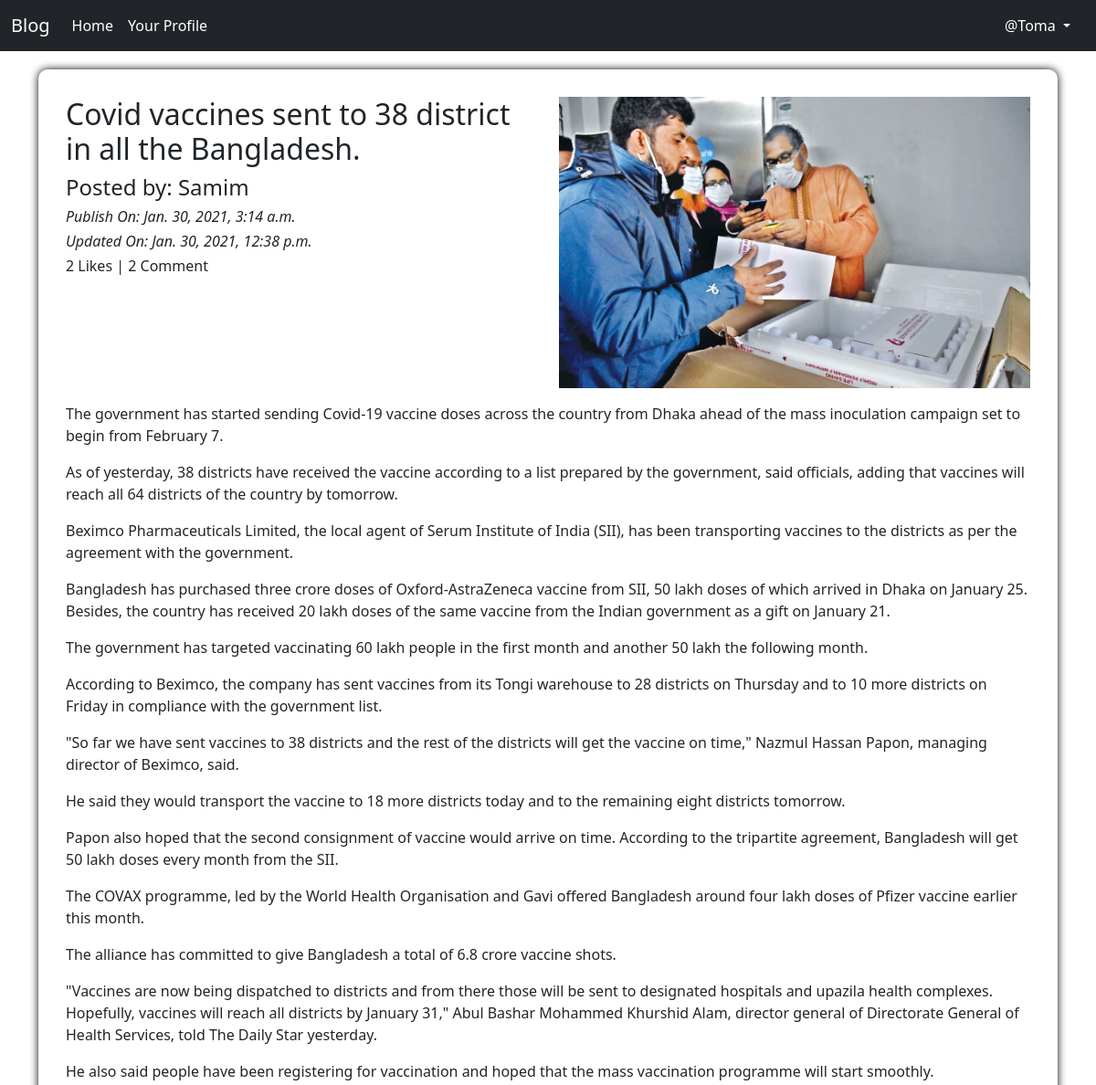
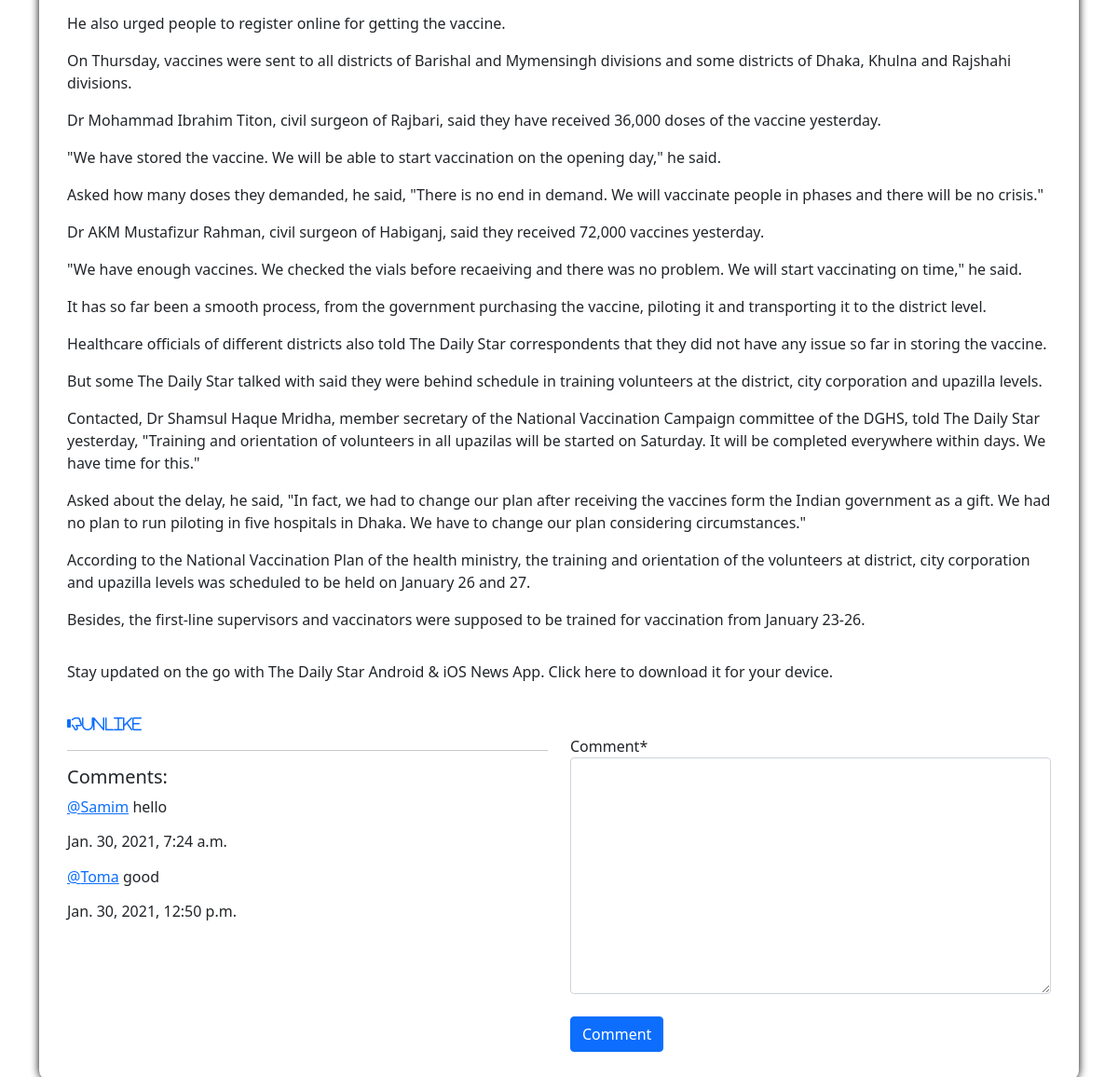
The app's page /blog/details/covid-vaccines-sent-to-38-district-in-all-the-bangladesh-712f6f01-0740-4342-9fb4-bf5842cb6578 (signed in) with its own data (2 pictures, top to bottom).
### App_Blog/models.py (models this page shows, shortened)
class Blog(models.Model):
    author = models.ForeignKey(User, on_delete=models.CASCADE, related_name='post_author')
    blog_title = models.CharField(max_length=200, verbose_name="put a title")
    slug = models.SlugField(max_length=265, unique=True)
    blog_content = models.TextField(verbose_name="what in your mind")
    blog_image = models.ImageField(upload_to='blog_images', verbose_name="Image")
    publish_date = models.DateTimeField(auto_now_add=True)
    update_date = models.DateTimeField(auto_now=True)
    class Meta:
        ordering = ('-publish_date',)

class Comment(models.Model):
    blog = models.ForeignKey(Blog, on_delete=models.CASCADE, related_name='blog_comment')
    user = models.ForeignKey(User, on_delete=models.CASCADE, related_name='user_comment')
    comment = models.TextField(null=True)
    comment_date = models.DateTimeField(auto_now_add=True)
    class Meta:
        ordering = ('-comment',)

### App_Blog/views.py (the view, shortened to what this page needs)
# urls.py: path('details/<slug:slug>', views.blog_details, name='blog_details'),
@login_required
def blog_details(request, slug):
    blog = Blog.objects.get(slug=slug)
    comment_form = CommentForm()
    already_liked = Likes.objects.filter(blog=blog, user=request.user)
    if already_liked:
        liked = True
    else:
        liked = False
    return render(request, 'App_Blog/blog_details.html', context={'blog':blog, 'comment_form':comment_form, 'liked':liked})

### App_Blog/forms.py
class CommentForm(forms.ModelForm):
    class Meta:
        model = Comment
        fields = ('comment',)

### templates/App_Blog/blog_details.html (shortened to what this page needs)
{% extends 'base.html' %}
{% load static %}
{% load crispy_forms_tags %}
{% block content %}
<div class="main-content">
    <div class="row">
        <div class="col-sm-6">
            <h2>{{blog.blog_title}}</h2>
            <h4>Posted by: {{blog.author}}</h4>
            <i><h6>Publish On: {{blog.publish_date}}</h6></i>
            <i><h6>Updated On: {{blog.update_date}}</h6></i>
            <h6>{{blog.liked_blog.count}} Likes | {{blog.blog_comment.count}} Comment</h6>
        </div>
        <div class="col-sm-6">
            <img src="/media/{{blog.blog_image}}" width="100%">
        </div>
        <p>
            {{blog.blog_content|linebreaks}}
        </p>
        {% if not liked %}
        <a href="{% url 'App_Blog:liked_post' pk=blog.pk %}">
            <i class="fa fa-thumbs-o-up" aria-hidden="true">Like</i>
        </a>
        {% else %}
        <a href="{% url 'App_Blog:dislike_post' pk=blog.pk %}">
            <i class="fa fa-thumbs-o-down" aria-hidden="true">Unlike</i>
        </a>
        {% endif %}
    </div>
    <div class="row">
        <div class="col-sm-6">
            <hr>
            <h5>Comments:</h5>
            {% for comment in blog.blog_comment.all %}
                <p><a href="#">@{{comment.user}}</a> {{comment.comment}}<br> <h6>{{comment.comment_date}}</h6> </p>
            {% endfor %}
        </div>
        <div class="col-sm-6">
            <form method="POST">
                {{comment_form|crispy}}
                <br>
                <button type="submit" name="submit" class="btn btn-primary">Comment</button>
            </form>
        </div>
    </div>
</div>
{% endblock %}

### templates/base.html (shortened to what this page needs)
<!doctype html>
{% load static %}
<html lang="en">
  <head>
    <link href="https://cdn.jsdelivr.net/npm/bootstrap@5.0.0-beta1/dist/css/bootstrap.min.css" rel="stylesheet">
    <link rel="stylesheet" href="{% static 'CSS/style.css' %}" type="text/css">
    <link rel="stylesheet" href="https://cdnjs.cloudflare.com/ajax/libs/font-awesome/4.7.0/css/font-awesome.min.css">
  </head>
  <body>
    <nav class="navbar navbar-expand-lg navbar-dark bg-dark">
        <div class="container-fluid">
          <a class="navbar-brand" href="#">Blog</a>
          <div class="collapse navbar-collapse" id="navbarSupportedContent">
            <ul class="navbar-nav me-auto mb-2 mb-lg-0">
              <li class="nav-item">
                <a class="nav-link active" href="{% url 'index' %}" aria-current="page" href="#">Home</a>
              </li>
              {% if user.is_authenticated %}
              <li class="nav-item">
                <a class="nav-link active" href="{% url 'App_login:profile' %}">Your Profile</a>
              </li>
              {% endif %}
            </ul>
            {% if user.is_authenticated %}
            <div class="nav-item dropdown">
                <a class="nav-link dropdown-toggle" href="#" id="navbardrop" data-toggle="dropdown">
                    @{{user.username}}
                </a>
            </div>
            {% endif %}
          </div>
        </div>
    </nav>
    <div class="container" style="padding-top: 20px;">
      {% block content %}
      {% endblock content %}
    </div>
  </body>
</html>

### static/CSS/style.css (style rules this page uses)
.main-content { background: #fff; padding: 30px; border-radius: 10px; box-shadow: 0px 0px 10px 0px #000; margin-bottom: 20px; }
#navbardrop { color: #fff; }

### records on screen
Blog: blog_title "Covid vaccines sent to 38 district in all the Bangladesh.", author "Samim", publish_date "Jan. 30, 2021, 3:14 a.m.", update_date "Jan. 30, 2021, 12:38 p.m.", liked_blog.count "2", blog_comment.count "2", blog_image (picture), blog_content "The government has started sending Covid-19 vaccine doses across the country from Dhaka ahead of the mass inoculation campaign set to begin from February 7. As of yesterday, 38 districts have received the vaccine according to a list prepared by the government, said officials, adding that vaccines will reach all 64 districts of the country by tomorrow. Beximco Pharmaceuticals Limited, the local agent of Serum Institute of India (SII), has been transporting vaccines to the districts as per the agreement with the government. Bangladesh has purchased three crore doses of Oxford-AstraZeneca vaccine from SII, 50 lakh doses of which arrived in Dhaka on January 25. Besides, the country has received…"
Comment: user "Samim", comment "hello", comment_date "Jan. 30, 2021, 7:24 a.m."
Comment: user "Toma", comment "good", comment_date "Jan. 30, 2021, 12:50 p.m."

### other values on screen
{{ user.username }} "Toma"
